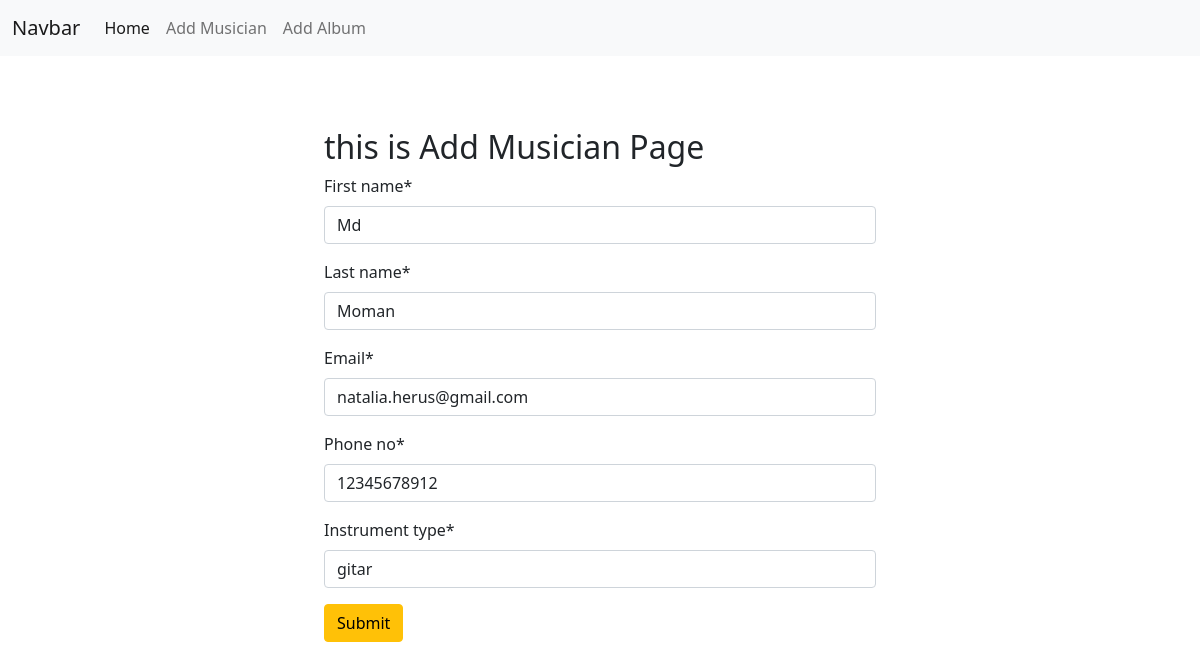
The page /musician/edit/7 on the database its author committed.
### musician/models.py (models this page shows, shortened)
class MusicianModel(models.Model):
    first_name=models.CharField(max_length=100)
    last_name=models.CharField(max_length=100)
    email=models.EmailField()
    phone_no=models.CharField(max_length=11)
    instrument_type=models.CharField(max_length=100)

### musician/views.py (the view)
# urls.py: path('edit/<int:pk>',views.EditMusician.as_view(),name='edit_musician'),
class EditMusician(UpdateView):
      model=models.MusicianModel
      form_class=forms.MusicianForm
      template_name='add_musician.html'
      success_url=reverse_lazy('homepage')
      def get_context_data(self, **kwargs):
          context = super().get_context_data(**kwargs)
          context["forms"] = context['form']
          return context

### musician/forms.py
class MusicianForm(forms.ModelForm):
    class Meta:
        model=MusicianModel
        fields='__all__'

### musician/templates/add_musician.html (shortened to what this page needs)
{% extends "base.html" %} {% load crispy_forms_tags %} {% block content %}
<form class="p-4 my-5" style="width: 50%; margin: auto" method="post">
  <h2>this is Add Musician Page</h2>
  {{forms| crispy}}
  <input class="btn btn-warning" type="submit" value="Submit" />
</form>
{% endblock content %}

### rows shown on the page
MusicianModel: first_name "Md", last_name "Moman", email "natalia.herus@gmail.com", phone_no "12345678912", instrument_type "gitar"
